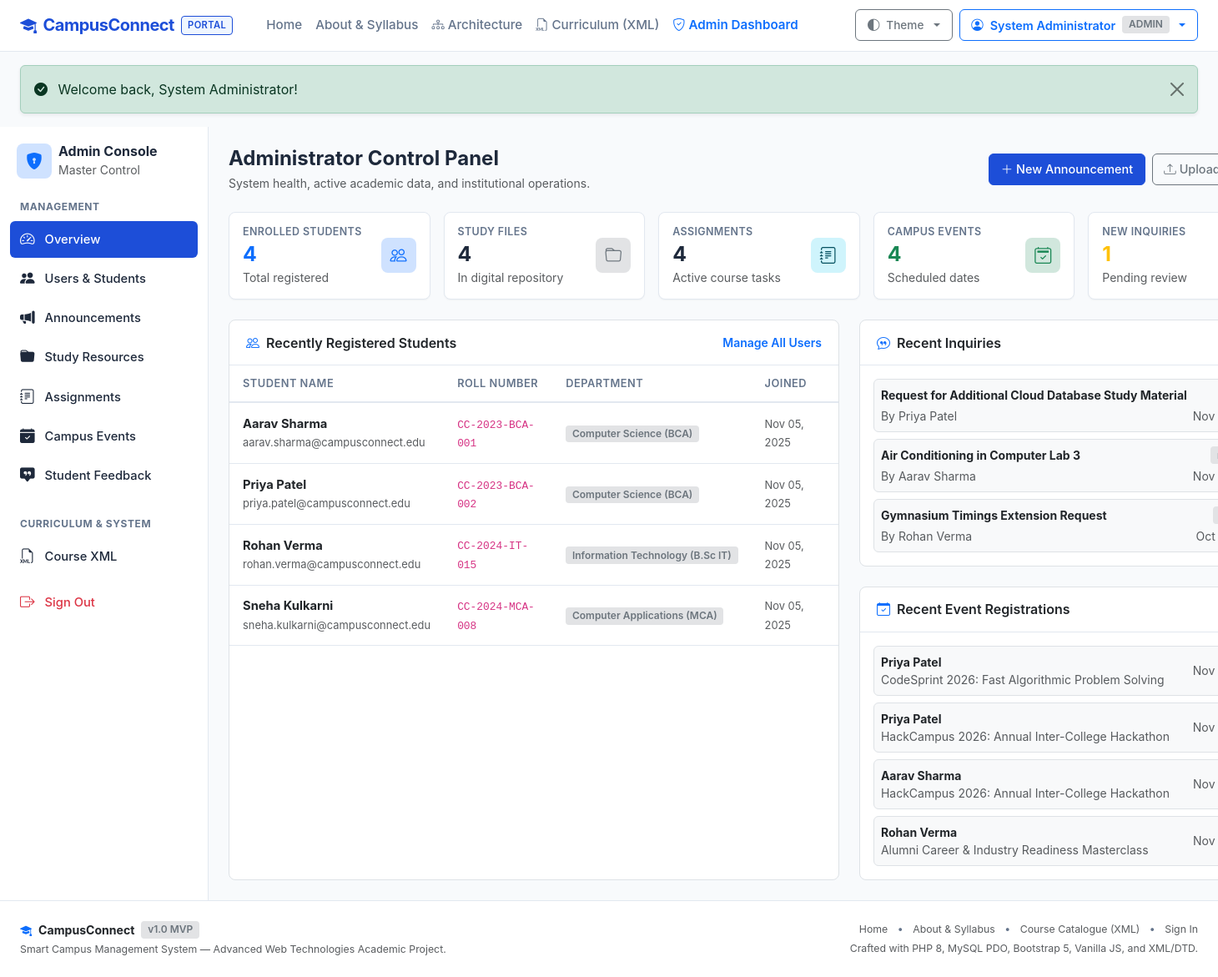
Page /admin/dashboard.php (signed in) on the committed database.
### tables this page shows
CREATE TABLE `users` (
  `id` INT AUTO_INCREMENT PRIMARY KEY,
  `name` VARCHAR(100) NOT NULL,
  `email` VARCHAR(150) NOT NULL UNIQUE,
  `password_hash` VARCHAR(255) NOT NULL,
  `role` ENUM('student', 'admin') NOT NULL DEFAULT 'student',
  `department` VARCHAR(100) NULL,
  `roll_number` VARCHAR(50) NULL,
  `phone` VARCHAR(20) NULL,
  `created_at` TIMESTAMP DEFAULT CURRENT_TIMESTAMP,
  `updated_at` TIMESTAMP DEFAULT CURRENT_TIMESTAMP ON UPDATE CURRENT_TIMESTAMP,
  INDEX `idx_users_role` (`role`),
  INDEX `idx_users_email` (`email`)
);

CREATE TABLE `feedback` (
  `id` INT AUTO_INCREMENT PRIMARY KEY,
  `student_id` INT NOT NULL,
  `subject` VARCHAR(150) NOT NULL,
  `category` VARCHAR(50) NOT NULL DEFAULT 'General',
  `message` TEXT NOT NULL,
  `status` ENUM('new', 'reviewed', 'resolved') NOT NULL DEFAULT 'new',
  `admin_response` TEXT NULL,
  `created_at` TIMESTAMP DEFAULT CURRENT_TIMESTAMP,
  `updated_at` TIMESTAMP DEFAULT CURRENT_TIMESTAMP ON UPDATE CURRENT_TIMESTAMP,
  FOREIGN KEY (`student_id`) REFERENCES `users`(`id`) ON DELETE CASCADE,
  INDEX `idx_feedback_status` (`status`),
  INDEX `idx_feedback_student` (`student_id`)
);

CREATE TABLE `event_registrations` (
  `id` INT AUTO_INCREMENT PRIMARY KEY,
  `event_id` INT NOT NULL,
  `student_id` INT NOT NULL,
  `registered_at` TIMESTAMP DEFAULT CURRENT_TIMESTAMP,
  FOREIGN KEY (`event_id`) REFERENCES `events`(`id`) ON DELETE CASCADE,
  FOREIGN KEY (`student_id`) REFERENCES `users`(`id`) ON DELETE CASCADE,
  UNIQUE KEY `unique_student_event` (`event_id`, `student_id`),
  INDEX `idx_reg_student` (`student_id`)
);

CREATE TABLE `events` (
  `id` INT AUTO_INCREMENT PRIMARY KEY,
  `title` VARCHAR(200) NOT NULL,
  `description` TEXT NULL,
  `event_date` DATETIME NOT NULL,
  `venue` VARCHAR(150) NOT NULL,
  `capacity` INT NOT NULL DEFAULT 100,
  `category` VARCHAR(50) NOT NULL DEFAULT 'Academic',
  `created_by` INT NOT NULL,
  `created_at` TIMESTAMP DEFAULT CURRENT_TIMESTAMP,
  FOREIGN KEY (`created_by`) REFERENCES `users`(`id`) ON DELETE CASCADE,
  INDEX `idx_events_date` (`event_date`)
);

### includes/functions.php (called while the page is built, shortened)
<?php
function base_url(): string {
    static $base = null;
    if ($base !== null) {
        return $base;
    }
    $scriptName = $_SERVER['SCRIPT_NAME'] ?? '';
    $dir = dirname($scriptName);
    $dir = str_replace('\\', '/', $dir);
    $subfolders = ['/student', '/admin', '/api', '/actions', '/scripts', '/includes', '/xml'];
    foreach ($subfolders as $sub) {
        if (str_ends_with($dir, $sub)) {
            $dir = substr($dir, 0, -strlen($sub));
            break;
        }
    }
    $base = rtrim($dir, '/');
    return $base;
}
function url(string $path = ''): string {
    $cleanPath = ltrim($path, '/');
    $base = base_url();
    if ($base === '' || $base === '/') {
        return '/' . $cleanPath;
    }
    return $base . '/' . $cleanPath;
}
function e(?string $string): string {
    return htmlspecialchars($string, ENT_QUOTES | ENT_SUBSTITUTE, 'UTF-8');
}
function time_ago(?string $dateTimeStr): string {
    $timestamp = strtotime($dateTimeStr);
    $diff = time() - $timestamp;
    return date('M d, Y', $timestamp);
}

### admin/dashboard.php (the view, shortened to what this page needs)
<?php
require_once dirname(__DIR__) . '/includes/functions.php';
$stats = [
    'students'     => 0,
    'resources'    => 0,
    'assignments'  => 0,
    'events'       => 0,
    'new_feedback' => 0,
];
$recentUsers = [];
$recentFeedback = [];
$recentRegistrations = [];
try {
    $pdo = get_db_connection();
    $stats['students']     = (int)$pdo->query("SELECT COUNT(*) FROM users WHERE role = 'student'")->fetchColumn();
    $stats['resources']    = (int)$pdo->query("SELECT COUNT(*) FROM resources")->fetchColumn();
    $stats['assignments']  = (int)$pdo->query("SELECT COUNT(*) FROM assignments")->fetchColumn();
    $stats['events']       = (int)$pdo->query("SELECT COUNT(*) FROM events")->fetchColumn();
    $stats['new_feedback'] = (int)$pdo->query("SELECT COUNT(*) FROM feedback WHERE status = 'new'")->fetchColumn();
    $stmtUsers = $pdo->query("SELECT id, name, email, department, roll_number, created_at FROM users WHERE role = 'student' ORDER BY created_at DESC LIMIT 5");
    $recentUsers = $stmtUsers->fetchAll();
    $stmtFb = $pdo->query("
        SELECT f.id, f.subject, f.category, f.status, f.created_at, u.name as student_name
        FROM feedback f
        JOIN users u ON f.student_id = u.id
        ORDER BY f.created_at DESC
        LIMIT 4
    ");
    $recentFeedback = $stmtFb->fetchAll();
    $stmtReg = $pdo->query("
        SELECT r.registered_at, u.name as student_name, e.title as event_title
        FROM event_registrations r
        JOIN users u ON r.student_id = u.id
        JOIN events e ON r.event_id = e.id
        ORDER BY r.registered_at DESC
        LIMIT 4
    ");
    $recentRegistrations = $stmtReg->fetchAll();
} catch (Exception $e) {
    error_log('Admin dashboard error: ' . $e->getMessage());
}
require_once dirname(__DIR__) . '/includes/header.php';
?>
<div class="portal-container">
  <?php require_once dirname(__DIR__) . '/includes/admin_sidebar.php'; ?>
  <main class="portal-content">
    <div class="d-flex flex-wrap justify-content-between align-items-center mb-4 gap-2">
      <div>
        <h4 class="fw-bold mb-1">Administrator Control Panel</h4>
        <p class="text-muted small mb-0">System health, active academic data, and institutional operations.</p>
      </div>
      <div class="d-flex gap-2">
        <a href="<?= url('admin/announcements.php') ?>" class="btn btn-sm btn-primary">
          <i class="bi bi-plus-lg me-1"></i>New Announcement
        </a>
        <a href="<?= url('admin/resources.php') ?>" class="btn btn-sm btn-outline-secondary">
          <i class="bi bi-upload me-1"></i>Upload Resource
        </a>
      </div>
    </div>
    <div class="row g-3 mb-4">
      <div class="col-6 col-md-4 col-xl">
        <div class="stat-card">
          <div>
            <div class="stat-label">Enrolled Students</div>
            <div class="stat-value text-primary"><?= number_format($stats['students']) ?></div>
            <small class="text-muted">Total registered</small>
          </div>
          <div class="stat-icon-wrapper bg-primary-subtle text-primary">
            <i class="bi bi-people"></i>
          </div>
        </div>
      </div>
      <div class="col-6 col-md-4 col-xl">
        <div class="stat-card">
          <div>
            <div class="stat-label">Study Files</div>
            <div class="stat-value"><?= number_format($stats['resources']) ?></div>
            <small class="text-muted">In digital repository</small>
          </div>
          <div class="stat-icon-wrapper bg-secondary-subtle text-secondary">
            <i class="bi bi-folder"></i>
          </div>
        </div>
      </div>
      <div class="col-6 col-md-4 col-xl">
        <div class="stat-card">
          <div>
            <div class="stat-label">Assignments</div>
            <div class="stat-value"><?= number_format($stats['assignments']) ?></div>
            <small class="text-muted">Active course tasks</small>
          </div>
          <div class="stat-icon-wrapper bg-info-subtle text-info-emphasis">
            <i class="bi bi-journal-text"></i>
          </div>
        </div>
      </div>
      <div class="col-6 col-md-4 col-xl">
        <div class="stat-card">
          <div>
            <div class="stat-label">Campus Events</div>
            <div class="stat-value text-success"><?= number_format($stats['events']) ?></div>
            <small class="text-muted">Scheduled dates</small>
          </div>
          <div class="stat-icon-wrapper bg-success-subtle text-success">
            <i class="bi bi-calendar2-check"></i>
          </div>
        </div>
      </div>
      <div class="col-6 col-md-4 col-xl">
        <div class="stat-card">
          <div>
            <div class="stat-label">New Inquiries</div>
            <div class="stat-value text-warning"><?= number_format($stats['new_feedback']) ?></div>
            <small class="text-muted">Pending review</small>
          </div>
        </div>
      </div>
    </div>
    <div class="row g-4">
      <div class="col-12 col-xl-7">
        <div class="card card-custom h-100 shadow-none border">
          <div class="card-header-clean">
            <span class="text-body"><i class="bi bi-people text-primary me-2"></i>Recently Registered Students</span>
            <a href="<?= url('admin/users.php') ?>" class="small text-primary text-decoration-none">Manage All Users</a>
          </div>
          <div class="card-body p-0">
            <div class="table-responsive">
              <table class="table table-custom mb-0 align-middle">
                <thead>
                  <tr>
                    <th>Student Name</th>
                    <th>Roll Number</th>
                    <th>Department</th>
                    <th>Joined</th>
                  </tr>
                </thead>
                <tbody>
                  <?php if (empty($recentUsers)): ?>
                    <tr>
                      <td colspan="4" class="text-center py-4 text-muted">No student records found.</td>
                    </tr>
                  <?php else: ?>
                    <?php foreach ($recentUsers as $u): ?>
                      <tr>
                        <td>
                          <div class="fw-bold text-body"><?= e($u['name']) ?></div>
                          <small class="text-muted"><?= e($u['email']) ?></small>
                        </td>
                        <td><code><?= e($u['roll_number'] ?: '—') ?></code></td>
                        <td><span class="badge bg-secondary-subtle text-secondary"><?= e($u['department'] ?: 'General') ?></span></td>
                        <td><small class="text-muted"><?= time_ago($u['created_at']) ?></small></td>
                      </tr>
                    <?php endforeach; ?>
                  <?php endif; ?>
                </tbody>
              </table>
            </div>
          </div>
        </div>
      </div>
      <div class="col-12 col-xl-5">
        <div class="card card-custom mb-4 shadow-none border">
          <div class="card-header-clean">
            <span class="text-body"><i class="bi bi-chat-quote text-primary me-2"></i>Recent Inquiries</span>
          </div>
          <div class="card-body p-3">
            <?php if (empty($recentFeedback)): ?>
              <div class="text-center py-3 text-muted small">No recent feedback submitted.</div>
            <?php else: ?>
              <div class="d-flex flex-column gap-2">
                <?php foreach ($recentFeedback as $fb): ?>
                  <div class="p-2 border rounded bg-body-tertiary">
                    <div class="d-flex justify-content-between align-items-center mb-1">
                      <span class="fw-bold small text-body"><?= e($fb['subject']) ?></span>
                      <?php if ($fb['status'] === 'new'): ?>
                        <span class="badge bg-warning-subtle text-warning-emphasis">New</span>
                      <?php else: ?>
                        <span class="badge bg-secondary-subtle text-secondary"><?= e($fb['status']) ?></span>
                      <?php endif; ?>
                    </div>
                    <div class="d-flex justify-content-between small text-muted">
                      <span>By <?= e($fb['student_name']) ?></span>
                      <span><?= time_ago($fb['created_at']) ?></span>
                    </div>
                  </div>
                <?php endforeach; ?>
              </div>
            <?php endif; ?>
          </div>
        </div>
        <div class="card card-custom shadow-none border">
          <div class="card-header-clean">
            <span class="text-body"><i class="bi bi-calendar-check text-primary me-2"></i>Recent Event Registrations</span>
          </div>
          <div class="card-body p-3">
            <?php if (empty($recentRegistrations)): ?>
              <div class="text-center py-3 text-muted small">No event registrations recorded yet.</div>
            <?php else: ?>
              <div class="d-flex flex-column gap-2">
                <?php foreach ($recentRegistrations as $reg): ?>
                  <div class="d-flex justify-content-between align-items-center small p-2 border rounded bg-body-tertiary">
                    <div>
                      <div class="fw-bold text-body"><?= e($reg['student_name']) ?></div>
                      <div class="text-muted"><?= e($reg['event_title']) ?></div>
                    </div>
                    <span class="text-muted flex-shrink-0"><?= time_ago($reg['registered_at']) ?></span>
                  </div>
                <?php endforeach; ?>
              </div>
            <?php endif; ?>
          </div>
        </div>
      </div>
    </div>
  </main>
</div>
<?php require_once dirname(__DIR__) . '/includes/footer.php'; ?>

### assets/css/style.css (style rules this page uses)
:root { --cc-primary: #1d4ed8; --cc-primary-hover: #1e40af; --cc-primary-subtle: #eff6ff; --cc-accent: #2563eb; --cc-body-bg: #f8fafc; --cc-card-bg: #ffffff; --cc-card-border: #e2e8f0; --cc-text-main: #1e293b; --cc-text-muted: #64748b; --cc-sidebar-bg: #ffffff; --cc-sidebar-border: #e2e8f0; --font-stack: -apple-system, BlinkMacSystemFont, "Segoe UI", Roboto, "Helvetica Neue", Arial, sans-serif; }
body { font-family: var(--font-stack); background-color: var(--cc-body-bg); color: var(--cc-text-main); min-height: 100vh; display: flex; flex-direction: column; -webkit-font-smoothing: antialiased; }
main { flex: 1 0 auto; }
.card-custom { background-color: var(--cc-card-bg); border: 1px solid var(--cc-card-border); border-radius: 8px; box-shadow: 0 1px 3px rgba(0, 0, 0, 0.05); transition: border-color 0.15s ease; }
.card-header-clean { background-color: transparent; border-bottom: 1px solid var(--cc-card-border); padding: 0.9rem 1.25rem; font-weight: 600; display: flex; align-items: center; justify-content: space-between; }
.stat-card { background-color: var(--cc-card-bg); border: 1px solid var(--cc-card-border); border-radius: 8px; padding: 0.9rem 1rem; display: flex; align-items: center; justify-content: space-between; gap: 0.5rem; min-width: 0; box-shadow: 0 1px 2px rgba(0, 0, 0, 0.04); transition: transform 0.15s ease, box-shadow 0.15s ease, border-color 0.15s ease; text-decoration: none; color: inherit; }
.stat-value { font-size: 1.55rem; font-weight: 700; line-height: 1.2; margin-top: 0.15rem; color: var(--cc-text-main); }
.stat-label { font-size: 0.78rem; font-weight: 600; color: var(--cc-text-muted); text-transform: uppercase; letter-spacing: 0.03em; white-space: nowrap; overflow: hidden; text-overflow: ellipsis; }
.stat-icon-wrapper { width: 42px; height: 42px; flex-shrink: 0; border-radius: 8px; display: flex; align-items: center; justify-content: center; font-size: 1.25rem; }
.portal-container { display: flex; min-height: calc(100vh - 60px); }
.portal-content { flex-grow: 1; padding: 1.5rem; max-width: 100%; overflow-x: hidden; }
.table-custom { width: 100%; border-collapse: collapse; }
.table-custom th { font-size: 0.8rem; font-weight: 600; text-transform: uppercase; letter-spacing: 0.04em; color: var(--cc-text-muted); background-color: var(--cc-card-bg); border-bottom: 2px solid var(--cc-card-border); padding: 0.75rem 1rem; }
.table-custom td { padding: 0.85rem 1rem; border-bottom: 1px solid var(--cc-card-border); vertical-align: middle; font-size: 0.92rem; }
.btn { font-weight: 500; border-radius: 6px; padding: 0.45rem 0.85rem; font-size: 0.9rem; }
.btn-primary { background-color: var(--cc-primary); border-color: var(--cc-primary); }
.badge { font-weight: 600; font-size: 0.75rem; padding: 0.35em 0.65em; border-radius: 4px; }

### rows in the picture
users: name "Aarav Sharma", email "aarav.sharma@campusconnect.edu", roll_number "CC-2023-BCA-001", department "Computer Science (BCA)", created_at "Nov 05, 2025"
users: name "Priya Patel", email "priya.patel@campusconnect.edu", roll_number "CC-2023-BCA-002", department "Computer Science (BCA)", created_at "Nov 05, 2025"
users: name "Rohan Verma", email "rohan.verma@campusconnect.edu", roll_number "CC-2024-IT-015", department "Information Technology (B.Sc IT)", created_at "Nov 05, 2025"
users: name "Sneha Kulkarni", email "sneha.kulkarni@campusconnect.edu", roll_number "CC-2024-MCA-008", department "Computer Applications (MCA)", created_at "Nov 05, 2025"
feedback: subject "Request for Additional Cloud Database Study Material", student.name "Priya Patel", created_at "Nov…"
feedback: subject "Air Conditioning in Computer Lab 3", student.name "Aarav Sharma", created_at "Nov…"
feedback: subject "Gymnasium Timings Extension Request", student.name "Rohan Verma", created_at "Oct…"
event_registrations: student.name "Priya Patel", event.title "CodeSprint 2026: Fast Algorithmic Problem Solving", registered_at "Nov…"
event_registrations: student.name "Priya Patel", event.title "HackCampus 2026: Annual Inter-College Hackathon", registered_at "Nov…"
event_registrations: student.name "Aarav Sharma", event.title "HackCampus 2026: Annual Inter-College Hackathon", registered_at "Nov…"
event_registrations: student.name "Rohan Verma", event.title "Alumni Career & Industry Readiness Masterclass", registered_at "Nov…"

### other values in the picture
$currentUser['name'] "System Administrator"
$currentUser['role'] "ADMIN"
$flash['message'] "Welcome back, System Administrator!"
$stats['students'] "4"
$stats['resources'] "4"
$stats['assignments'] "4"
$stats['events'] "4"
$stats['new_feedback'] "1"
